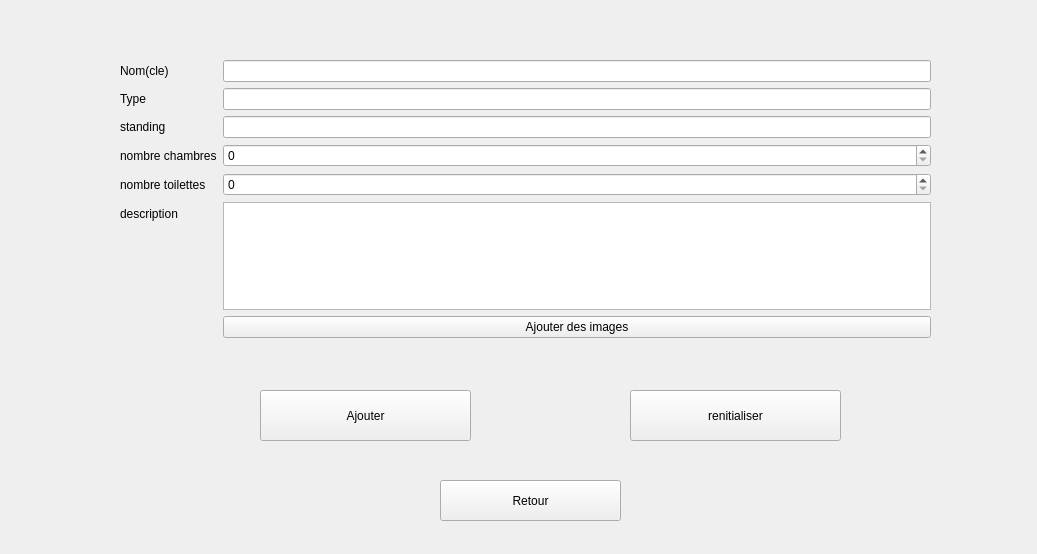
<?xml version="1.0" encoding="UTF-8"?>
<ui version="4.0">
 <class>inserer</class>
 <widget class="QWidget" name="inserer">
  <property name="geometry">
   <rect>
    <x>0</x>
    <y>0</y>
    <width>1037</width>
    <height>554</height>
   </rect>
  </property>
  <property name="windowTitle">
   <string>Form</string>
  </property>
  <property name="styleSheet">
   <string notr="true"/>
  </property>
  <widget class="QWidget" name="formLayoutWidget">
   <property name="geometry">
    <rect>
     <x>120</x>
     <y>60</y>
     <width>811</width>
     <height>278</height>
    </rect>
   </property>
   <layout class="QFormLayout" name="formLayout">
    <item row="0" column="0">
     <widget class="QLabel" name="label">
      <property name="text">
       <string>Nom(cle)</string>
      </property>
     </widget>
    </item>
    <item row="0" column="1">
     <widget class="QLineEdit" name="cle"/>
    </item>
    <item row="1" column="0">
     <widget class="QLabel" name="label_2">
      <property name="text">
       <string>Type</string>
      </property>
     </widget>
    </item>
    <item row="1" column="1">
     <widget class="QLineEdit" name="Type"/>
    </item>
    <item row="2" column="0">
     <widget class="QLabel" name="label_3">
      <property name="text">
       <string>standing</string>
      </property>
     </widget>
    </item>
    <item row="2" column="1">
     <widget class="QLineEdit" name="standing"/>
    </item>
    <item row="3" column="0">
     <widget class="QLabel" name="label_4">
      <property name="text">
       <string>nombre chambres</string>
      </property>
     </widget>
    </item>
    <item row="4" column="0">
     <widget class="QLabel" name="label_5">
      <property name="text">
       <string>nombre toilettes</string>
      </property>
     </widget>
    </item>
    <item row="5" column="0">
     <widget class="QLabel" name="label_6">
      <property name="text">
       <string>description</string>
      </property>
     </widget>
    </item>
    <item row="5" column="1">
     <widget class="QTextEdit" name="description"/>
    </item>
    <item row="3" column="1">
     <widget class="QSpinBox" name="nb_chambres"/>
    </item>
    <item row="4" column="1">
     <widget class="QSpinBox" name="nb_toilettes"/>
    </item>
    <item row="6" column="1">
     <widget class="QPushButton" name="images">
      <property name="text">
       <string>Ajouter des images</string>
      </property>
     </widget>
    </item>
   </layout>
  </widget>
  <widget class="QPushButton" name="pushButton">
   <property name="geometry">
    <rect>
     <x>260</x>
     <y>390</y>
     <width>211</width>
     <height>51</height>
    </rect>
   </property>
   <property name="text">
    <string>Ajouter</string>
   </property>
  </widget>
  <widget class="QPushButton" name="pushButton_2">
   <property name="geometry">
    <rect>
     <x>630</x>
     <y>390</y>
     <width>211</width>
     <height>51</height>
    </rect>
   </property>
   <property name="text">
    <string>renitialiser</string>
   </property>
  </widget>
  <widget class="QPushButton" name="pushButton_3">
   <property name="geometry">
    <rect>
     <x>440</x>
     <y>480</y>
     <width>181</width>
     <height>41</height>
    </rect>
   </property>
   <property name="text">
    <string>Retour</string>
   </property>
  </widget>
 </widget>
 <resources/>
 <connections/>
</ui>
